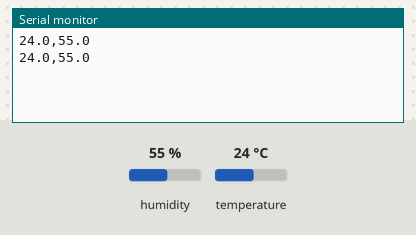
The sketch below on a simulated Arduino Uno, built with avr-gcc and run on an emulated ATmega328P. Parts: the last lines printed to the serial monitor. The inputs (shaded band) are chosen by the test bench; at power-on: humidity 55 %, temperature 24 °C.

Above: at 4.8 s.
4.9 s: humidity set to 22 %
At 7.0 s:
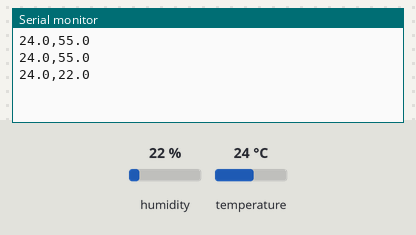
7.9 s: temperature set to 12 °C
At 9.5 s:
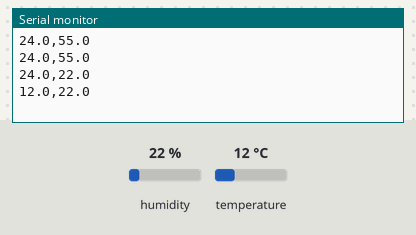
10.9 s: humidity set to 40 %
At 13.1 s:
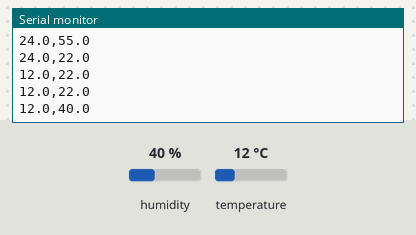
Timing chart, 0 to 14.6 s (numbered marks = the images above; inputs shaded):
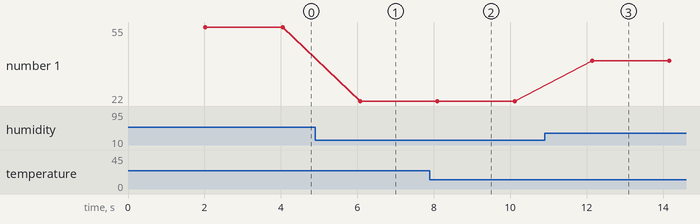

Measured:
- after the input at 4.9 s, the serial monitor: prints a new line after 1.2 s (image 1)
- after the input at 7.9 s, the serial monitor: prints a new line after 0.20 s (image 2)
- after the input at 10.9 s, the serial monitor: prints a new line after 1.2 s (image 3)
- plotted number 1: 55 → 22 after the input at 4.9 s, 22 → 40 after the input at 10.9 s

The sketch:

dht11_serial_logger.ino
```cpp
// Install the Adafruit DHT Sensor Library in Arduino IDE.
// DHT11 DATA -> Arduino Uno D2; VCC -> 5V; GND -> GND.
#include <DHT.h>
#define DHTPIN 2
#define DHTTYPE DHT11
DHT dht(DHTPIN, DHTTYPE);
void setup() {
  Serial.begin(9600);
  dht.begin();
}
void loop() {
  delay(2000);
  float humidity = dht.readHumidity();
  float temperature = dht.readTemperature();
  if (isnan(humidity) || isnan(temperature)) {
    // Skip failed reads; Python logger expects numeric CSV.
    return;
  }
  Serial.print(temperature, 1);
  Serial.print(",");
  Serial.println(humidity, 1);
}
```
